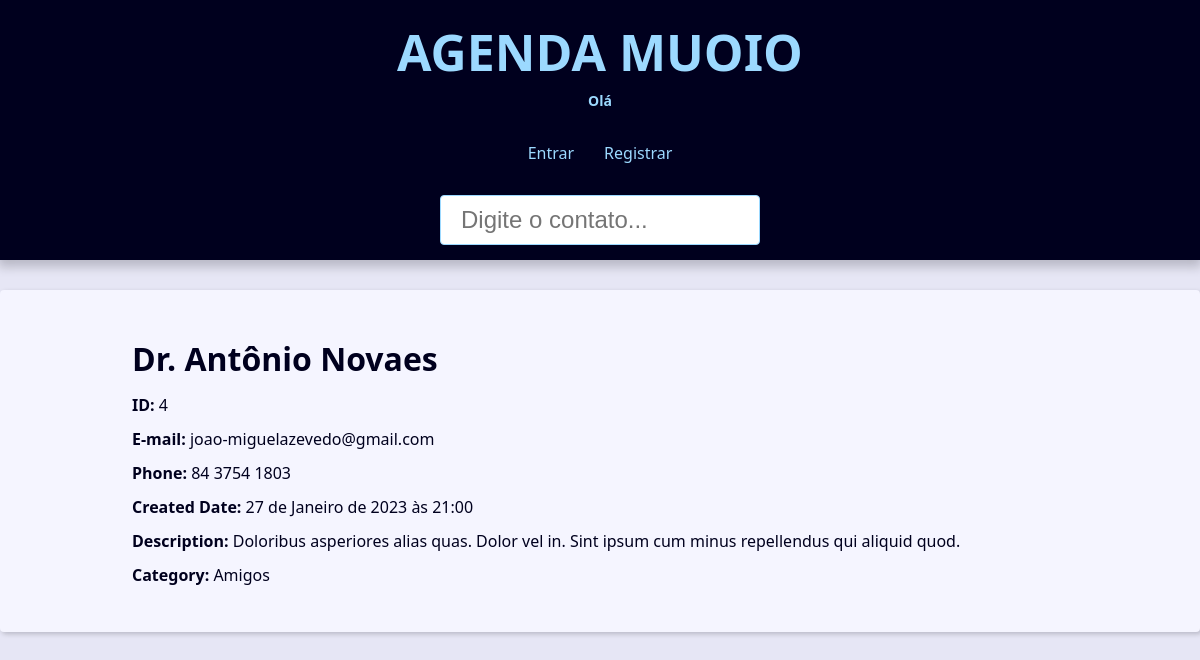
The app's page /contact/4/detail/ with its own data.
### contact/models.py (models this page shows, shortened)
class Contact(models.Model):
    first_name = models.CharField(max_length=50)
    last_name = models.CharField(max_length=50, verbose_name='Sobrenome')
    phone = models.CharField(max_length=50)
    email = models.EmailField(max_length=254)
    created_date = models.DateTimeField(default=timezone.now)
    description = models.TextField(blank=True)
    show = models.BooleanField(default=True)
    picture = models.ImageField(upload_to='pictures/%Y/%m/', blank=True)
    category = models.ForeignKey(
        Category,
        on_delete=models.SET_NULL,
        blank=True,
        null=True,
    )
    owner = models.ForeignKey(
        User,
        on_delete=models.SET_NULL,
        blank=True,
        null=True,
    )

class Category(models.Model):
    class Meta:
        verbose_name = 'Category'
        verbose_name = 'Categories'
    name = models.CharField(max_length=50)

### contact/views/contact_views.py (the view)
# urls.py: path('contact/<int:contact_id>/detail/',
def contact(request, contact_id):
    single_contact = get_object_or_404(
        Contact.objects, pk=contact_id, show=True)
    site_title = f'{single_contact.first_name} {single_contact.last_name} -'
    context = {
        'contatos_': single_contact,
        'site_title': site_title
    }
    return render(
        request,
        'contact/contact.html',
        context
    )

### contact/templates/contact/contact.html (shortened to what this page needs)
{% extends 'global/base.html' %}
{% block content %}
    <div class='single-contact'>
        <h1 class="single-contact-name">
            {{contatos_.first_name}} {{contatos_.last_name}}
        </h1>
        <p><b>ID:</b> {{contatos_.id}}</p>
        <p><b>E-mail:</b> {{contatos_.email}}</p>
        <p><b>Phone:</b> {{contatos_.phone}}</p>
        <p><b>Created Date:</b> {{contatos_.created_date}}</p>
        <p><b>Description:</b> {{contatos_.description}}</p>
        <p><b>Category:</b> {{contatos_.category.name}}</p>
    </div>
{% endblock  %}

### base_static/global/css/style.css (style rules this page uses)
:root { --spacing: 1.5rem; --link-dark-color: rgb(0, 83, 134); --link-light-color: rgb(156, 217, 255); --clr-white: rgb(245, 245, 255); --clr-black: rgb(0, 0, 30); --clr-light-gray: rgb(230, 230, 245); --clr-dark-shadow-5: rgba(0, 0, 10, 5%); --clr-dark-shadow-10: rgba(0, 0, 10, 10%); --clr-dark-shadow-20: rgba(0, 0, 10, 20%); --clr-light-shadow-5: rgba(200, 200, 255, 5%); --clr-light-shadow-10: rgba(200, 200, 255, 10%); --clr-light-shadow-20: rgba(200, 200, 255, 20%); --main-page-width: 120rem; --table-min-width: 60rem; --biggest-font-size: 5rem; --bigger-font-size: 4rem; --big-font-size: 3.2rem; --medium-font-size: 2.4rem; --small-font-size: 1.6rem; --smaller-font-size: 1.4rem; --smallest-font-size: 1.2rem; --transition-fast: 300ms; --transition-medium: 600ms; --transition-slow: 1s; --default-border-radius: 4px; }
*, *::before, *::after { margin: 0; padding: 0; box-sizing: border-box; }
html { font-size: 62.5%; }
body { font-family: system-ui, -apple-system, BlinkMacSystemFont, 'Segoe UI', Roboto, Oxygen, Ubuntu, Cantarell, 'Open Sans', 'Helvetica Neue', sans-serif; line-height: 1.5; font-size: var(--small-font-size); color: var(--clr-black); -webkit-font-smoothing: antialiased; background: var(--clr-light-gray); }
@media (min-width: 600px) { .single-contact { max-width: 80%; margin: calc(var(--spacing) * 2) auto; } }
.single-contact h1 { margin: 1rem 0; }
.single-contact p { margin: 1rem 0; }

### records on screen
Contact: first_name "Dr.", last_name "Antônio Novaes", id "4", email "joao-miguelazevedo@gmail.com", phone "84 3754 1803", created_date "27 de Janeiro de 2023 às 21:00", description "Doloribus asperiores alias quas. Dolor vel in. Sint ipsum cum minus repellendus qui aliquid quod.", category.name "Amigos"
